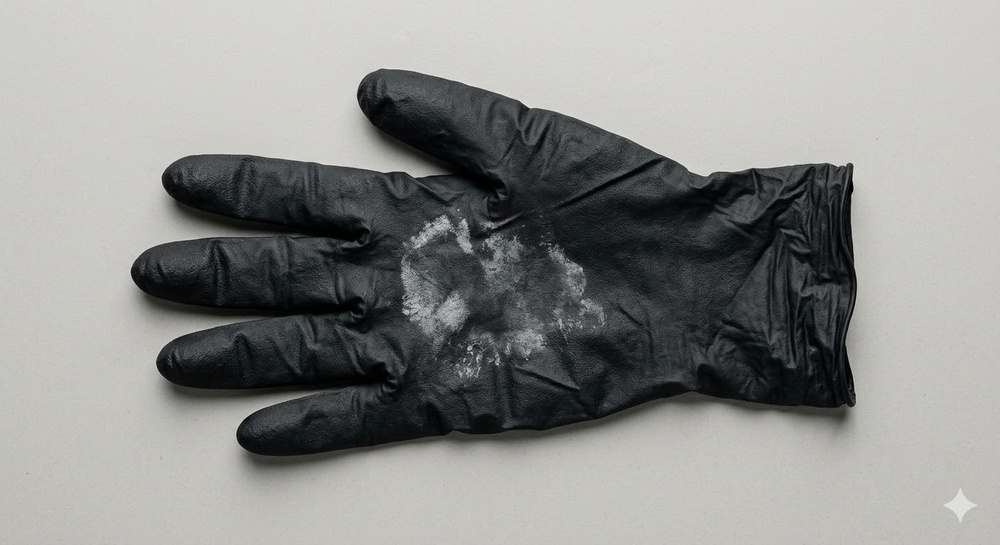
%> input picture GDD_Project/blackstain.jpg, 1000 x 545 px, shrunk from 1408 x 768 before the run
$ octave --eval "result = segmentBlackGlove(imread('../blackstain.jpg'));"   (GNU Octave 9; MATLAB toolbox functions it lacks are replaced by stand-ins)
%> lines starting %> are read from the running program, lines starting %| are printed output that depends on the picture; in (x1, y1, x2, y2) boxes, pixels count from 0 and x2, y2 are one past the last pixel; in counts of white or black regions, pixels touching at a corner belong together; the program's own positions count from 1
### GDD_Project/segmentation/refineMask.m
function [mask, debugInfo] = refineMask(BW)
% refineMask  Clean up a raw binary glove mask.
%
% Keeps the largest connected component PLUS any component that is:
%   - At least 25% the size of the largest, AND
%   - Centroid within 40% of image diagonal from largest component centroid
% This handles folded/inside-out gloves where the wrinkled section
% disconnects from the main body in colour space.

debugInfo = struct();
debugInfo.initialMask = BW;

% Remove specks smaller than 1000px
cleaned = bwareaopen(BW, 1000);
debugInfo.afterAreaOpen = cleaned;

% Fill internal holes
filled = imfill(cleaned, 'holes');
debugInfo.afterFill = filled;

% Smooth boundaries
se      = strel('disk', 7);
opened  = imopen(filled,  se);
closed  = imclose(opened, se);
debugInfo.afterSmooth = closed;

% Connected components
CC = bwconncomp(closed);

if CC.NumObjects == 0
    warning('refineMask: no objects found — returning filled mask.');
    mask = filled;
    debugInfo.finalMask = mask;
    return;
end

% Sort by size
nPx       = cellfun(@numel, CC.PixelIdxList);
[~, sidx] = sort(nPx, 'descend');

% Start with largest
mask = false(size(closed));
mask(CC.PixelIdxList{sidx(1)}) = true;

% Get centroid and size of largest
p1   = regionprops(mask, 'Centroid');
cx1  = p1.Centroid(1);
cy1  = p1.Centroid(2);
big  = nPx(sidx(1));

% Image diagonal for relative distance threshold
diagLen = sqrt(size(BW,1)^2 + size(BW,2)^2);

% Merge nearby large components
for k = 2:CC.NumObjects
    idx  = sidx(k);
    sz   = nPx(idx);

    % Must be at least 25% of largest
    if sz < 0.25 * big
        break
    end

    % Get centroid
    tmp = false(size(closed));
    tmp(CC.PixelIdxList{idx}) = true;
    p2  = regionprops(tmp, 'Centroid');
    cx2 = p2.Centroid(1);
    cy2 = p2.Centroid(2);

    dist = sqrt((cx2-cx1)^2 + (cy2-cy1)^2);

    % Keep if within 40% of image diagonal
    if dist < 0.40 * diagLen
        mask = mask | tmp;
    end
end

% Final fill after merging
mask = imfill(mask, 'holes');
debugInfo.finalMask = mask;

end

### GDD_Project/segmentation/gddApplyMask.m
function segmentedImg = gddApplyMask(img, mask)
% applyMask  Zero out background pixels outside mask.
segmentedImg = img;
for c = 1:3
    ch = segmentedImg(:,:,c);
    ch(~mask) = 0;
    segmentedImg(:,:,c) = ch;
end
end

### GDD_Project/segmentation/segmentBlackGlove.m
function [mask, segmentedImg] = segmentBlackGlove(img)
% segmentBlackGlove  Segment black nitrile glove on bright background.
%
% Black nitrile is significantly darker than the grey/white background.
% Uses Otsu thresholding to find the dark glove region.

img    = im2uint8(img);
hsvImg = rgb2hsv(img);
V      = hsvImg(:,:,3);

% Otsu on value channel
otsuT   = graythresh(V);

% Dark pixels = glove (threshold slightly above Otsu to capture all glove)
rawMask = V < (otsuT * 1.15);
rawMask = imfill(rawMask, 'holes');
rawMask = bwareaopen(rawMask, round(0.03 * numel(V)));

% If result too small, lower threshold
if nnz(rawMask) < 0.05 * numel(V)
    rawMask = V < (otsuT * 1.3);
    rawMask = imfill(rawMask, 'holes');
    rawMask = bwareaopen(rawMask, round(0.03 * numel(V)));
end

[mask, ~]    = refineMask(rawMask);
segmentedImg = gddApplyMask(img, mask);

fprintf('  segmentBlackGlove: %d px\n', nnz(mask));
end
%> in segmentBlackGlove, img is the input picture: size 545x1000x3 uint8; mean R, G, B 142, 142.9, 140.9
%> in segmentBlackGlove, `hsvImg = rgb2hsv(img);`: hsvImg: size 545x1000x3 double; mean H, S, V 0.289, 0.0809, 0.566
%> in segmentBlackGlove, `otsuT   = graythresh(V);`: otsuT = 0.482
%> in segmentBlackGlove, `rawMask = V < (otsuT * 1.15);`:
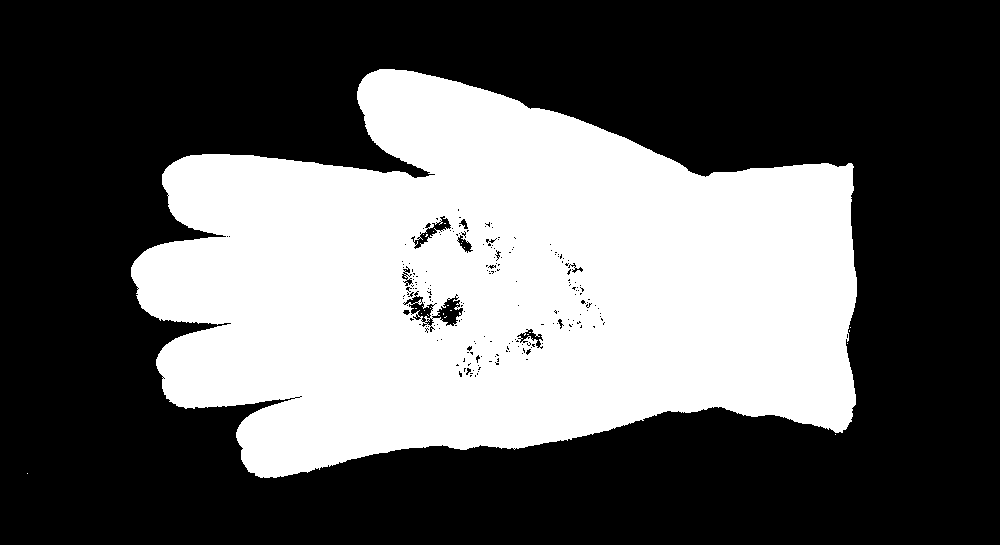
%> rawMask: size 545x1000 logical; 37.2% white; 24 white regions (23 under 20 px), largest, box (x1, y1, x2, y2) and area: (131, 69, 857, 478) 202791
%> in segmentBlackGlove, `rawMask = imfill(rawMask, 'holes');`:
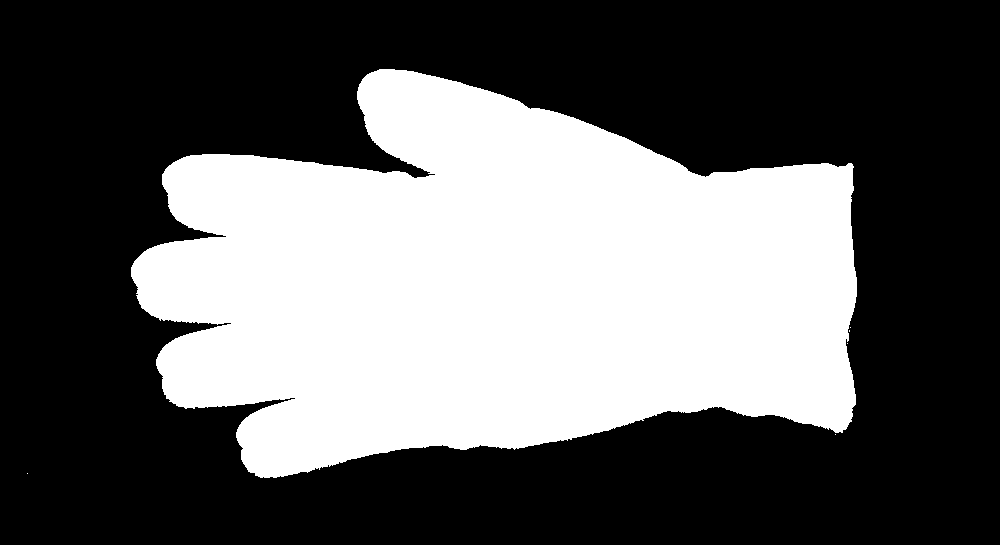
%> rawMask: size 545x1000 logical; 37.6% white; 6 white regions (5 under 20 px), largest, box (x1, y1, x2, y2) and area: (131, 69, 857, 478) 205106
%> in segmentBlackGlove, `rawMask = bwareaopen(rawMask, round(0.03 * numel(V)));`: rawMask: size 545x1000 logical; 37.6% white; 1 white region, box (x1, y1, x2, y2) and area: (131, 69, 857, 478) 205106
%> in refineMask, `opened  = imopen(filled,  se);`: opened: size 545x1000 logical; 37.6% white; 1 white region, box (x1, y1, x2, y2) and area: (131, 69, 857, 478) 204871
%> in refineMask, `closed  = imclose(opened, se);`:
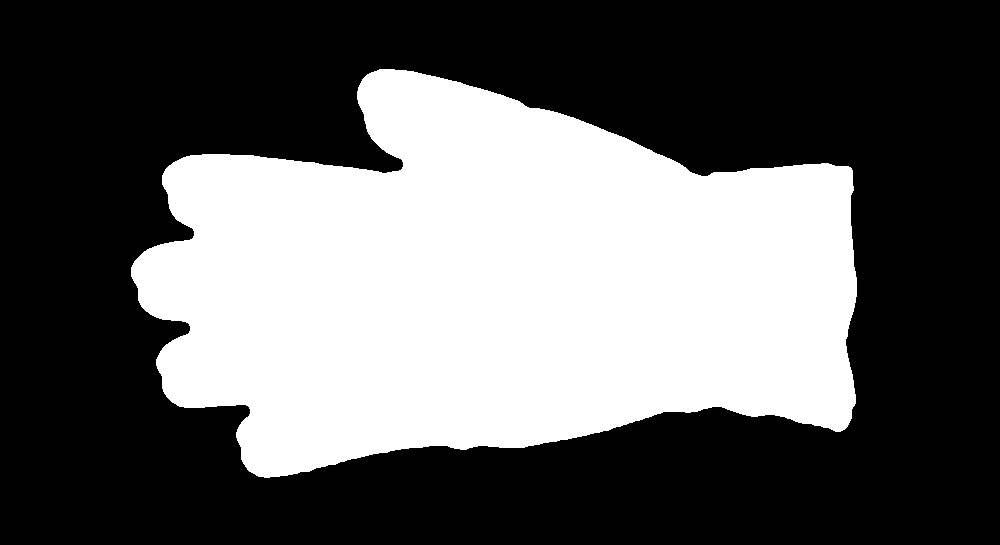
%> closed: size 545x1000 logical; 37.8% white; 1 white region, box (x1, y1, x2, y2) and area: (131, 69, 857, 478) 205783
%> in refineMask, `CC = bwconncomp(closed);`: CC = 1 connected component
%> in refineMask, `nPx       = cellfun(@numel, CC.PixelIdxList);`: nPx = 205783
%> in refineMask, `[~, sidx] = sort(nPx, 'descend');`: sidx = 1
%> in refineMask, `p1   = regionprops(mask, 'Centroid');`: p1 = 1 region; Centroid: [496.9 286.1]
%> in refineMask, `cx1  = p1.Centroid(1);`: cx1 = 496.9
%> in refineMask, `cy1  = p1.Centroid(2);`: cy1 = 286.1
%> in refineMask, `big  = nPx(sidx(1));`: big = 205783
%> after the loop in gddApplyMask, `for c = 1:3`:
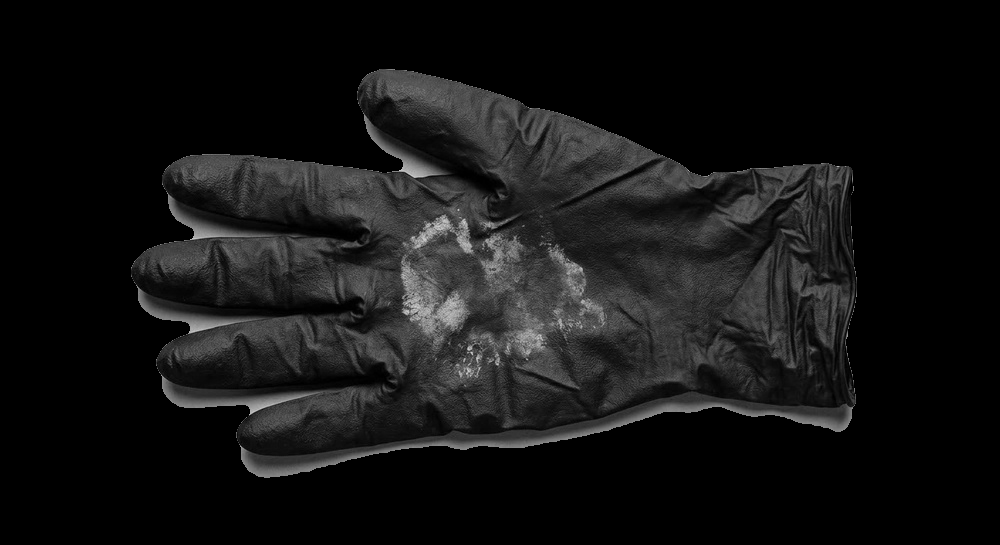
%> ch: size 545x1000 uint8; min 0, max 208, mean 19.6
%> after the loop in gddApplyMask, `for c = 1:3`: segmentedImg: size 545x1000x3 uint8; mean H, S, V 17.6, 18.9, 19.6
%|   segmentBlackGlove: 205783 px
